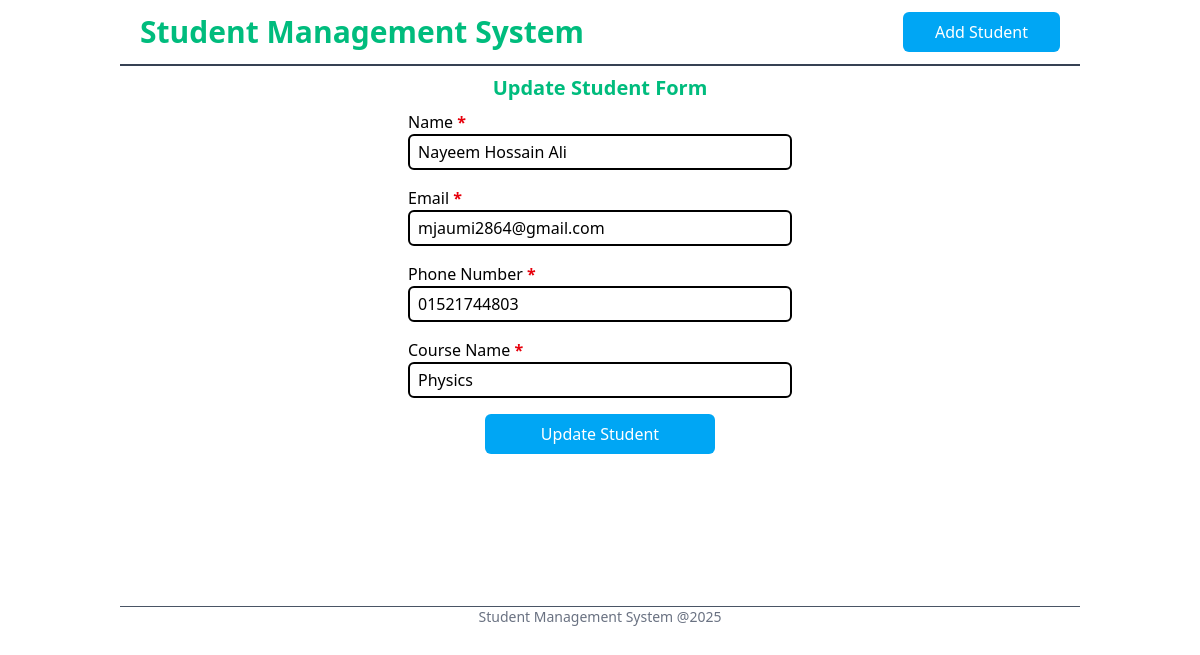
The app's page /update/1/ with its own data.
### students_app/models.py (models this page shows, shortened)
class Student(models.Model):
    name = models.CharField(max_length=100)
    email = models.EmailField(max_length=100)
    phone_no = models.CharField(max_length=20)
    course_name = models.CharField(max_length=100)

### students_app/views.py (the view, shortened to what this page needs)
# urls.py: path('update/<int:student_id>/', views.update, name='update_student'),
def update(request, student_id):
    student = Student.objects.get(id=student_id)
    return render(request, 'update_student.html', {'student': student})

### students_app/templates/update_student.html (shortened to what this page needs)
{% extends 'base.html' %}
{% block content %}
<section class="w-2/5 mx-auto">
    <h2 class="text-xl font-semibold text-emerald-500 text-center py-2">Update Student Form</h2>
    <form action="" method="post" class="space-y-4">
        <div>
            <label for="name">
                Name
                <span class="text-red-600 font-semibold">*</span>
            </label>
            <input type="text" id="name" name="name" class="border-2 rounded-md w-full px-2 py-1"
                value="{{student.name}}" placeholder="Enter your name here..." required>
        </div>
        <div>
            <label for="email">
                Email
                <span class="text-red-600 font-semibold">*</span>
            </label>
            <input type="email" id="email" name="email" class="border-2 rounded-md w-full px-2 py-1"
                value="{{student.email}}" placeholder="Enter your email here..." required>
        </div>
        <div>
            <label for="phone_no">
                Phone Number
                <span class="text-red-600 font-semibold">*</span>
            </label>
            <input type="text" id="phone_no" name="phone_no" class="border-2 rounded-md w-full px-2 py-1"
                value="{{student.phone_no}}" placeholder="Enter your phone number here..." required>
        </div>
        <div>
            <label for="course_name">
                Course Name
                <span class="text-red-600 font-semibold">*</span>
            </label>
            <input type="text" id="course_name" name="course_name" class="border-2 rounded-md w-full px-2 py-1"
                value="{{student.course_name}}" placeholder="Enter your course name here..." required>
        </div>
        <div class="w-3/5 mx-auto">
            <button type="submit"
                class="w-full bg-sky-500 text-white px-8 py-2 cursor-pointer hover:opacity-70 duration-300 rounded-md">
                Update Student
            </button>
        </div>
    </form>
</section>
{% endblock %}

### records on screen
Student: name "Nayeem Hossain Ali", email "mjaumi2864@gmail.com", phone_no "01521744803", course_name "Physics"
